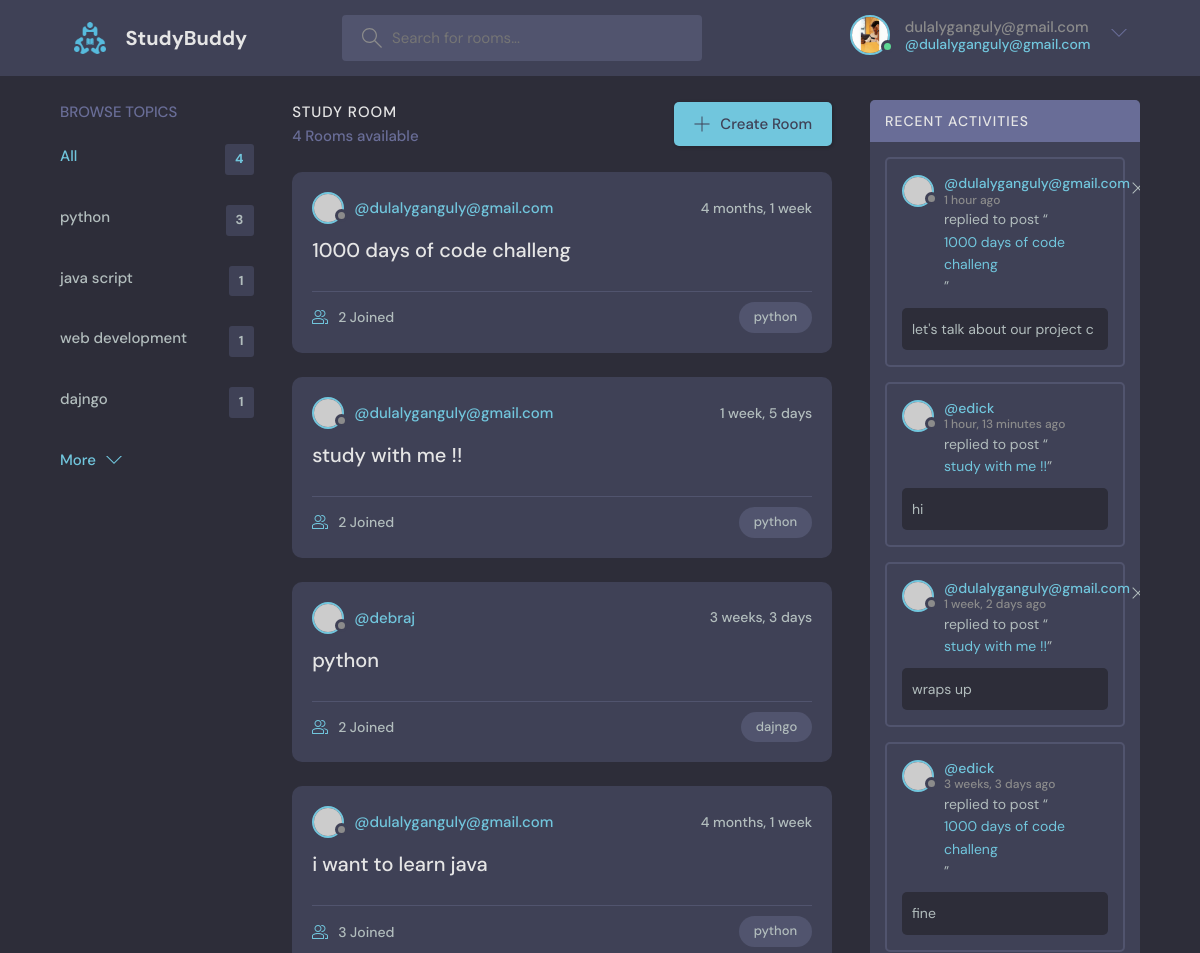
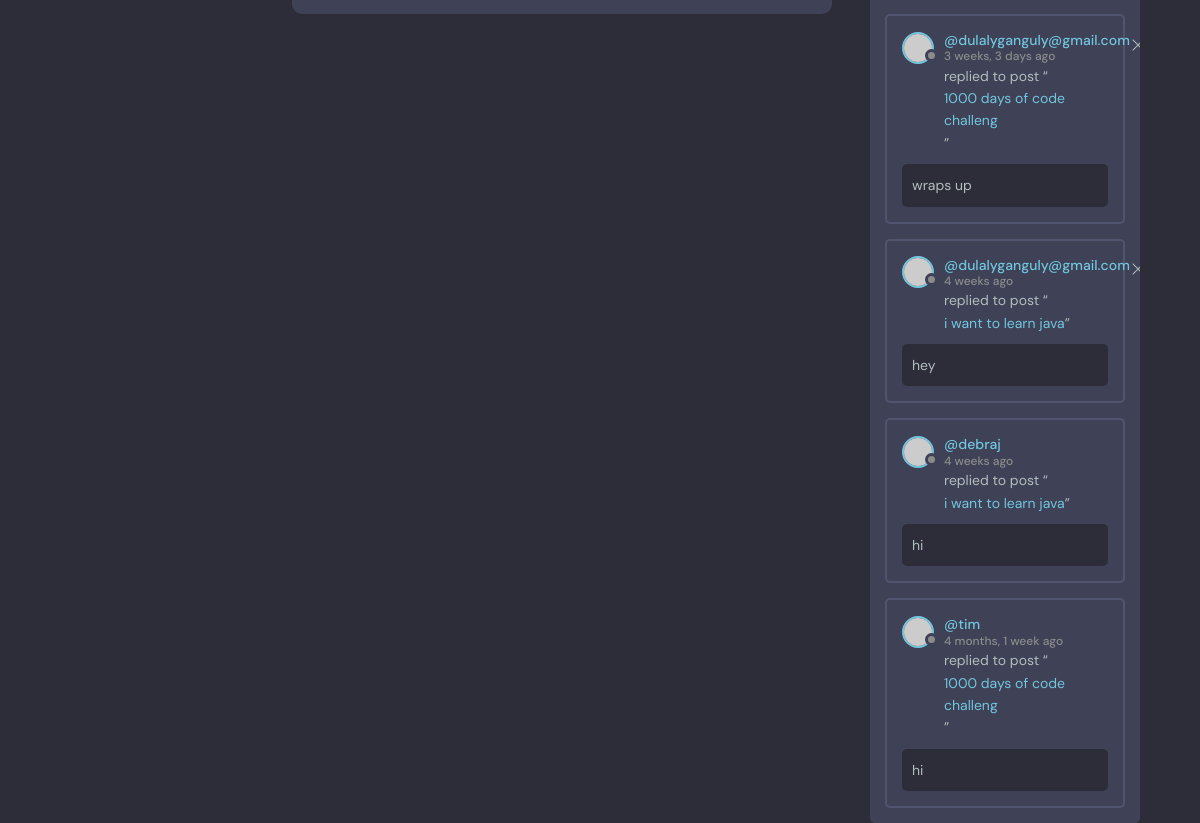
Page /?q=python (signed in) on the committed database (2 pictures, top to bottom).
### base/models.py (models this page shows, shortened)
class Topic(models.Model):
    name = models.CharField(max_length=200)

class Room(models.Model):
    host = models.ForeignKey(User, on_delete=models.SET_NULL, null=True)
    topic = models.ForeignKey(Topic, on_delete=models.SET_NULL, null=True)
    name = models.CharField(max_length=200)
    description = models.TextField(null=True, blank=True)
    participants = models.ManyToManyField(User, related_name='participants', blank=True)
    updated = models.DateTimeField(auto_now=True)
    created = models.DateTimeField(auto_now_add=True)
    class Meta:
        ordering = ['-updated', '-created']

class Message(models.Model):
    user = models.ForeignKey(User, on_delete=models.CASCADE)
    room = models.ForeignKey(Room, on_delete=models.CASCADE)
    body = models.TextField()
    updated = models.DateTimeField(auto_now=True)
    created = models.DateTimeField(auto_now_add=True)
    class Meta:
        ordering = ['-updated', '-created']

### base/views.py (the view)
# urls.py: path('', views.home, name='home'),
def home(request):
    q = request.GET.get('q') if request.GET.get('q') is not None else ''
    rooms = Room.objects.filter(
        Q(topic__name__icontains=q) |
        Q(name__icontains=q) |
        Q(description__icontains=q)
    )
    topics = Topic.objects.all()
    room_count = rooms.count()
    room_message = Message.objects.filter(Q(room__topic__name__icontains = q))
    context = {'rooms': rooms, 'topics': topics, 'room_count': room_count,'room_message':room_message}
    return render(request, 'base/home.html', context)

### base/templates/base/home.html (shortened to what this page needs)
{% extends 'main.html'%}
{% block content  %}
    <main class="layout layout--3">
      <div class="container">
        {% include 'base/topics_component.html'%}
        <div class="roomList">
          <div class="roomList__header">
            <div>
              <h2>Study Room</h2>
              <p>{{room_count }} Rooms available</p>
            </div>
            <a class="btn btn--main" href="create-room.html">
              <svg version="1.1" xmlns="http://www.w3.org/2000/svg" width="32" height="32" viewBox="0 0 32 32">
                <title>add</title>
                <path
                  d="M16.943 0.943h-1.885v14.115h-14.115v1.885h14.115v14.115h1.885v-14.115h14.115v-1.885h-14.115v-14.115z"
                ></path>
              </svg>
              Create Room
            </a>
          </div>
        {%include 'base/feed_component.html'%}
        </div>
        {%include 'base/activity_component.html'%}
      </div>
    </main>
{% endblock  %}

### base/templates/navbar.html (shortened to what this page needs)
{% load static %}
<header class="header header--loggedIn">
    <div class="container">
      <a href="{% url 'home' %}" class="header__logo">
        <img src="{% static 'images/favicon.ico' %}" alt="logo">
        <h1>StudyBuddy</h1>
      </a>
      <form class="header__search" method = "GET" action = "{% url 'home'%}">
        <label>
          <input name ="q" placeholder="Search for rooms..." />
        </label>
      </form>
      <nav class="header__menu">
        {% if request.user.is_authenticated %}
        <div class="header__user">
          <a href="profile.html">
            <div class="avatar avatar--medium active">
              <img src="{%static 'images/6AB9A0C2-1816-4E82-9A41-6B07CA1870B2_1_105_c.jpeg'%}" />
            </div>
            <p> {{request.user.username}} <span>@{{request.user.username}}</span></p>
          </a>
          <button class="dropdown-button">
            <svg version="1.1" xmlns="http://www.w3.org/2000/svg" width="32" height="32" viewBox="0 0 32 32">
              <title>chevron-down</title>
              <path d="M16 21l-13-13h-3l16 16 16-16h-3l-13 13z"></path>
            </svg>
          </button>
        </div>
         {%else%}
         <a href="{%url 'login'%}">
          <img src="{% static 'images/avatar.svg'%}" />
          <p>Login</p>
          </a>
        {%endif%}
      </nav>
    </div>
  </header>

### base/templates/base/topics_component.html
<div class="topics">
    <div class="topics__header">
      <h2>Browse Topics</h2>
    </div>
    <ul class="topics__list">
      <li>
        <a href="{%url 'home'%}" class="active">All<span>{{topics.count}}</span></a>
      </li>
      {%for topic in topics%}
      <li>
        <a href="{% url 'home' %}?q={{ topic.name }}">{{topic.name}}<span>{{topic.room_set.all.count}} </span></a>
      </li>
      {%endfor %}
    </ul>
    <a class="btn btn--link" href="topics.html">
      More
      <svg version="1.1" xmlns="http://www.w3.org/2000/svg" width="32" height="32" viewBox="0 0 32 32">
        <title>chevron-down</title>
        <path d="M16 21l-13-13h-3l16 16 16-16h-3l-13 13z"></path>
      </svg>
    </a>
  </div>

### base/templates/base/feed_component.html (shortened to what this page needs)
{% for room in rooms%}
<div class="roomListRoom">
  <div class="roomListRoom__header">
    <a href="{% url 'user-profile' room.host.id%}" class="roomListRoom__author">
      <div class="avatar avatar--small">
        <img src="https://randomuser.me/api/portraits/women/11.jpg" />
      </div>
      <span>@{{room.host.username}}</span>
    </a>
    <div class="roomListRoom__actions">
      <span>{{room.created|timesince}}</span>
    </div>
  </div>
  <div class="roomListRoom__content">
    <a href="{% url 'room' room.id %}">{{room.name}}</a>
  </div>
  <div class="roomListRoom__meta">
    <a href="{% url 'room' room.id %}" class="roomListRoom__joined">
      {{room.participants.all.count}} Joined
    </a>
    <p class="roomListRoom__topic">{{room.topic.name}}</p>
  </div>
</div>
{% endfor %}

### base/templates/base/activity_component.html
<div class="activities">
      <div class="activities__header">
        <h2>Recent Activities</h2>
      </div>
      {% for message in room_message %}
      <div class="activities__box">
        <div class="activities__boxHeader roomListRoom__header">
            <a href="{% url 'user-profile' message.user.id %}" class="roomListRoom__author">
            <div class="avatar avatar--small">
              <img src="https://randomuser.me/api/portraits/women/11.jpg" />
            </div>
            <p>
                  @{{message.user.username}}
              <span>{{message.created|timesince}} ago </span>
            </p>
          </a>
          {% if request.user == message.user%}
          <div class="roomListRoom__actions">
            <a href="{%url 'delete-message' message.id%}">
              <svg version="1.1" xmlns="http://www.w3.org/2000/svg" width="32" height="32" viewBox="0 0 32 32">
                <title>remove</title>
                <path
                  d="M27.314 6.019l-1.333-1.333-9.98 9.981-9.981-9.981-1.333 1.333 9.981 9.981-9.981 9.98 1.333 1.333 9.981-9.98 9.98 9.98 1.333-1.333-9.98-9.98 9.98-9.981z"
                ></path>
              </svg>
            </a>
          </div>
           {%endif%}
        </div>
        <div class="activities__boxContent">
          <p>replied to post “<a href="{%url 'room' message.room.id%}">{{message.room.name}}</a>”</p>
          <div class="activities__boxRoomContent">
           {{message.body }}
          </div>
        </div>
      </div>
       {%endfor%}
    </div>

### rows in the picture
Topic: name "python", room_set.all.count "3"
Topic: name "java script", room_set.all.count "1"
Topic: name "web development", room_set.all.count "1"
Topic: name "dajngo", room_set.all.count "1"
Room: host.username "dulalyganguly@gmail.com", created "4 months, 1 week", name "1000 days of code challeng", participants.all.count "2", topic.name "python"
Room: host.username "dulalyganguly@gmail.com", created "1 week, 5 days", name "study with me !!", participants.all.count "2", topic.name "python"
Room: host.username "debraj", created "3 weeks, 3 days", name "python", participants.all.count "2", topic.name "dajngo"
Room: host.username "dulalyganguly@gmail.com", created "4 months, 1 week", name "i want to learn java", participants.all.count "3", topic.name "python"
Message: user.username "dulalyganguly@gmail.com", created "1 hour", room.name "1000 days of code challeng", body "let's talk about our project c"
Message: user.username "edick", created "1 hour, 13 minutes", room.name "study with me !!", body "hi"
Message: user.username "dulalyganguly@gmail.com", created "1 week, 2 days", room.name "study with me !!", body "wraps up"
Message: user.username "edick", created "3 weeks, 3 days", room.name "1000 days of code challeng", body "fine"
Message: user.username "dulalyganguly@gmail.com", created "3 weeks, 3 days", room.name "1000 days of code challeng", body "wraps up"
Message: user.username "dulalyganguly@gmail.com", created "4 weeks", room.name "i want to learn java", body "hey"
Message: user.username "debraj", created "4 weeks", room.name "i want to learn java", body "hi"
Message: user.username "tim", created "4 months, 1 week", room.name "1000 days of code challeng", body "hi"

### other values in the picture
{{ request.user.username }} "dulalyganguly@gmail.com"
{{ topics.count }} "4"
{{ room_count }} "4"
